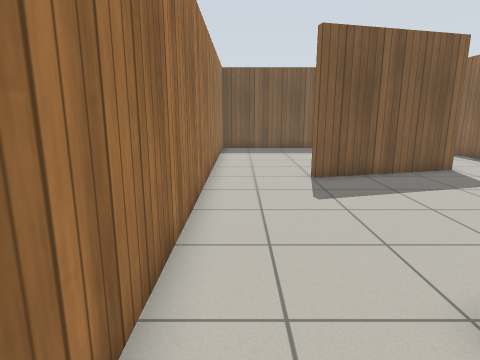
view 1 (above)

14 first-person views from a walk through a robot-simulator world made for Gazebo. The camera is 1.1 m above the floor, tilts 12° down and sees 75° across. The floor is counted in squares, 0.5 m on a side. Each view is taken from the middle of a square. On the plan, view 1 faces up. The plan holds only what a view shows up to about 18 squares ahead; the rest is blank. Simple patterns stand in for the simulator's built-in surfaces.

view 2
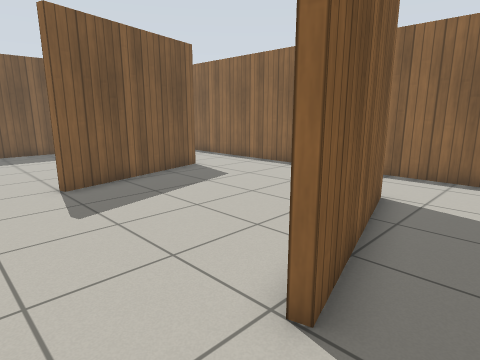

view 3
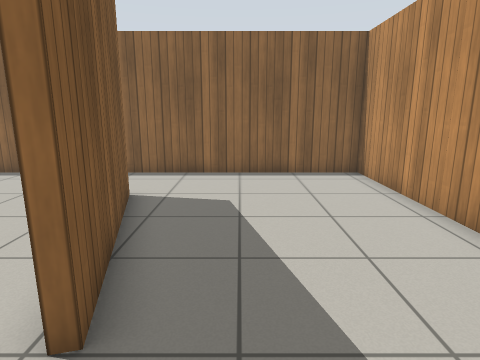

view 4
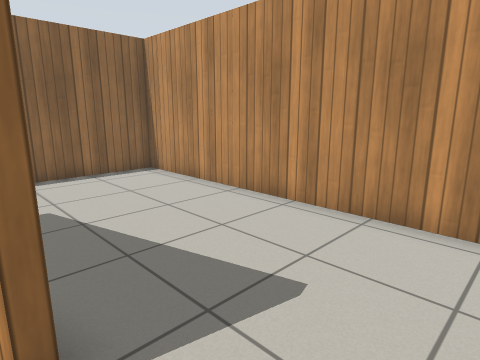

view 5
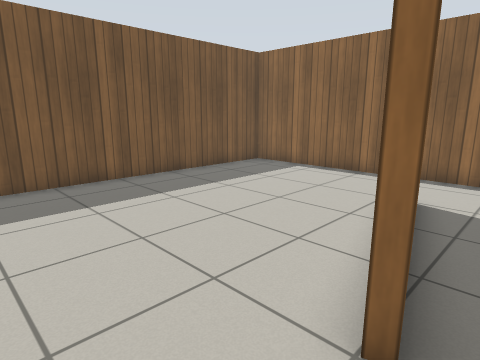

view 6
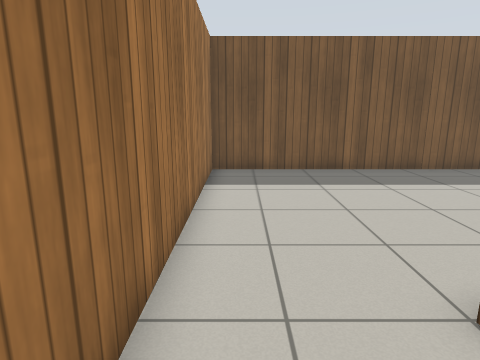

view 7
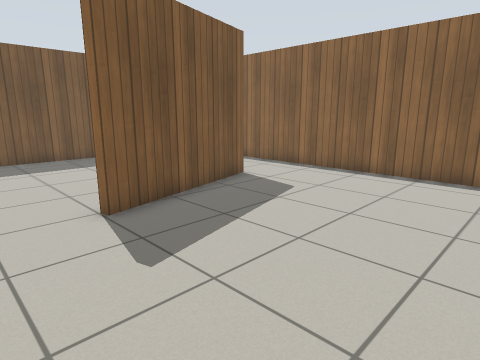

view 8
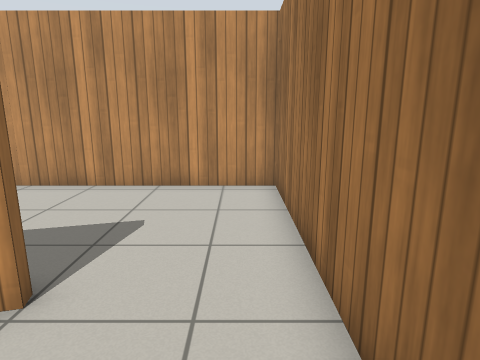

view 9
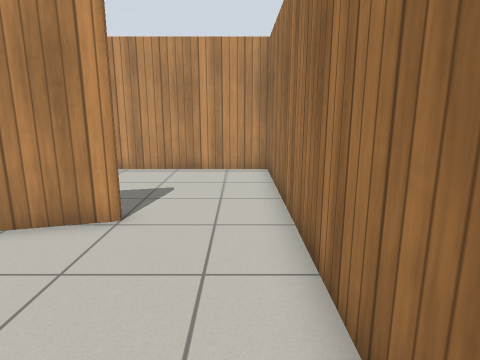

view 10
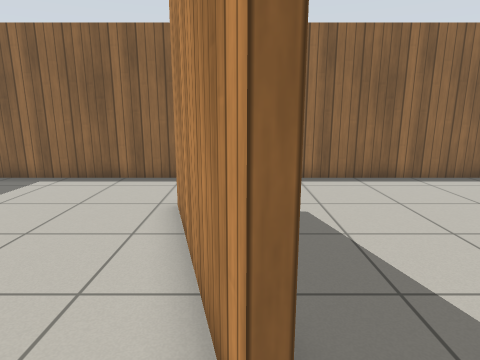

view 11
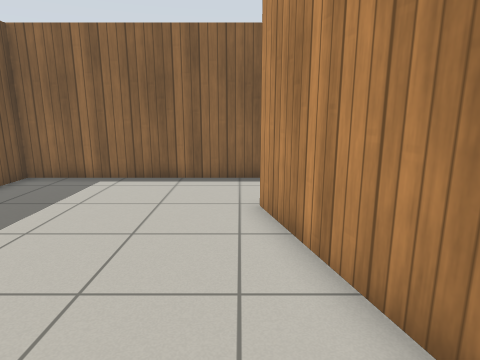

view 12
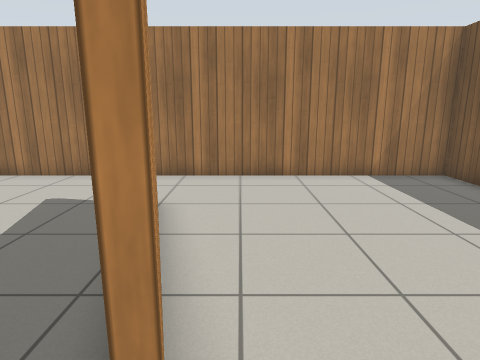

view 13
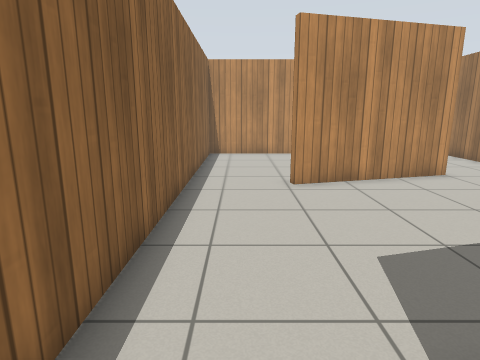

view 14
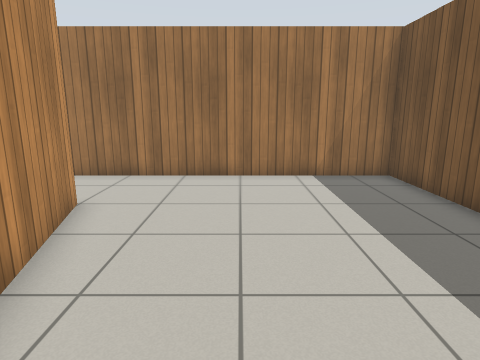

### Floor plan
Points are (right, up) in squares from view 1. A wall is a line through its corners. A room is listed if a view was taken in it or the views show most of it. See-through windows are left out.
Room 1 (views 1, 2, 3)
walls: (8.4, 4) (2.6, 2.5); (-1.1, 2.5) (-1.1, -3.5) (11.7, -3.5) (11.7, 3.5)
ways out: opening at (1, 3) to room 2; opening at (10, 4) to room 2
Room 2 (views 4, 5, 6, 7, 8, 9, 10)
walls: (8.3, 12.5) (8.4, 12.2) (2.6, 10.7) (2.5, 11); (2.6, 2.5) (2.5, 2.8) (8.3, 4.3) (8.4, 4); (-1.1, 11.4) (-1.1, 2.5); (11.7, 3.5) (11.7, 12.4)
ways out: opening at (1, 3) to room 1; opening at (10, 4) to room 1; opening at (1, 11) to room 3; opening at (10, 12) to room 3
Room 3 (views 11, 12, 13, 14)
walls: (2.5, 11) (8.3, 12.5); (11.7, 12.4) (11.7, 20.4) (-1.1, 20.4) (-1.1, 11.4)
ways out: opening at (1, 11) to room 2; opening at (10, 12) to room 2

Positions as (right, up) in squares from view 1, and headings:
1: (0, 0), facing up
2: (0, 1), facing up-right
3: (0, 1), facing right
4: (0, 3), facing down-right
5: (0, 10), facing up-right
6: (0, 8), facing up
7: (0, 4), facing up-right
8: (0, 6), facing down
9: (0, 9), facing down
10: (1, 11), facing right
11: (1, 13), facing right
12: (10, 13), facing left
13: (10, 14), facing down
14: (10, 15), facing left
